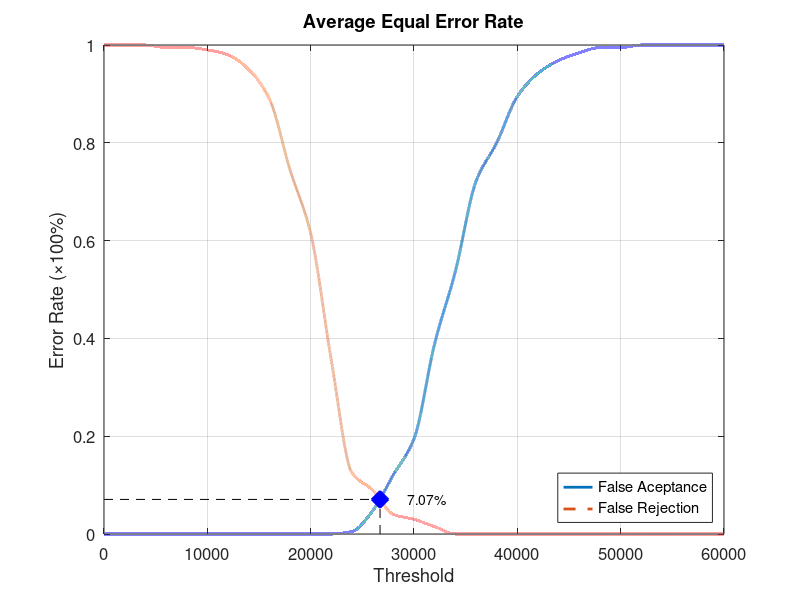
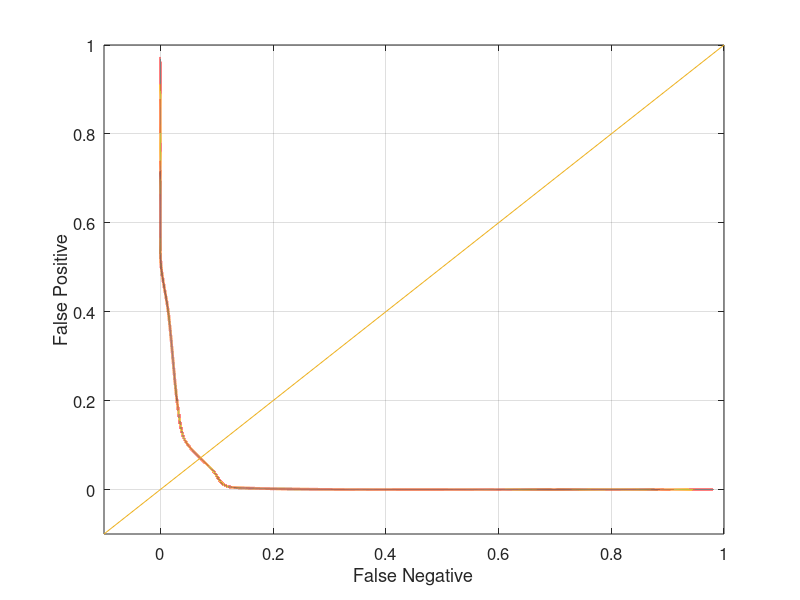

MATLAB code for these plots, in order:
function yEER = Database5_1
close all;
clear;
clc;
x = 0:2000:60000;
xq = 0:0.5:60000;

y0 = [0 0 0 0 0 0 0 0 0 0 0 0 0.00526316 0.0473684 0.121053 0.194737 0.389474 0.536842 0.721053 0.8 0.894737 0.942105 0.968421 0.984211 0.994737 0.994737 1 1 1 1 1];
yy0 = interp1(x, y0, xq, 'pchip');
y1 = [1 1 1 0.995 0.995 0.99 0.98 0.95 0.89 0.745 0.615 0.355 0.125 0.09 0.04 0.03 0.015 0 0 0 0 0 0 0 0 0 0 0 0 0 0];
yy1 = interp1(x, y1, xq, 'pchip');

% Calculating EER: 
y2 = abs(y0 - y1);
find(y2 == min(y2))
yy2 = abs(yy0 - yy1);
xEER = find(yy2 == min(yy2));
xEERIndex = xq(xEER) % X-axis EER
yEER = yy0(xEER) % Y-axis EER

main = figure
plot(xq, yy0,'-','LineWidth', 2);	hold on
plot(xq, yy1,'--','LineWidth', 2);	hold on
plot([xEERIndex xEERIndex], [0 yEER], 'k--');	hold on
plot([0 xEERIndex], [yEER yEER], 'k--');	hold on
plot(xEERIndex, yEER, 'bx', 'LineWidth', 10);	hold on
text(xEERIndex + 10 * xEERIndex / 100, yEER, [num2str(round((10000 * yEER)) / 100) '%'])
legend('False Aceptance', 'False Rejection', 'Location', 'SouthEast')
xlabel('Threshold')
ylabel('Error Rate (\times100%)')
title('Average Equal Error Rate')
set(gca, 'FontSize', 12)
axis([0 60000 0 1])
grid on

print(main, 'Database5_1Main', '-dpng');
FNRxFPR = figure('Color', [1 1 1]);
plot(yy1, yy0, '-', yy1, yy0, 'LineWidth', 2);
hold on
y = -0.1:0.1:1
plot(y, y); 
set(gca, 'FontSize', 12)
xlabel('False Negative')
ylabel('False Positive')
axis([-0.1 1 -0.1 1])
set(gca, 'FontSize', 12)
grid on

print(FNRxFPR, 'Database5_1FNRxFPR','-dpng');
end
